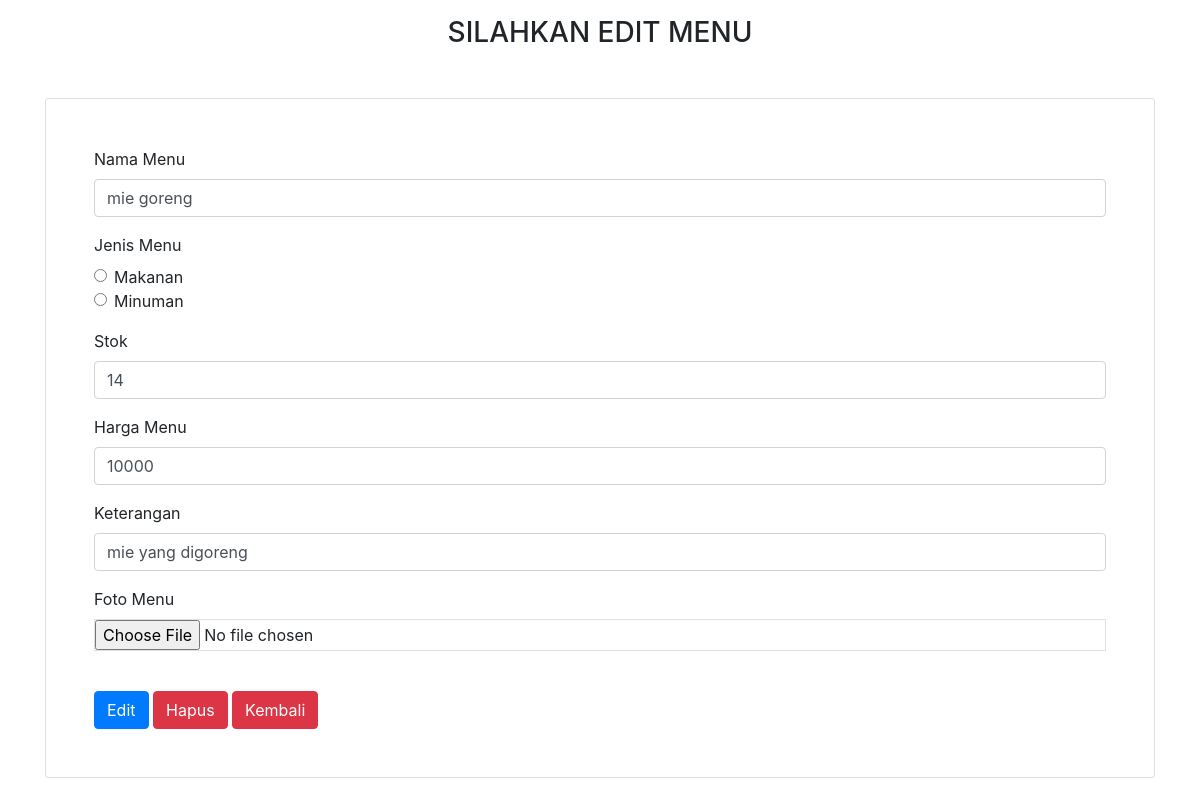
Screenshot of /edit_menu.php?id_menu=1 with the database file from the repository.
### tables this page shows
CREATE TABLE `produk` (
  `id_menu` int(50) NOT NULL,
  `nama_menu` varchar(50) NOT NULL,
  `jenis_menu` varchar(50) NOT NULL,
  `keterangan` varchar(50) NOT NULL,
  `stok` int(50) NOT NULL,
  `harga` int(50) NOT NULL,
  `gambar` varchar(100) NOT NULL
);

### edit_menu.php (the view, shortened to what this page needs)
<?php
include('koneksi.php');
$id_menu = $_GET['id_menu'];
$ambil = mysqli_query($koneksi, "SELECT * FROM produk WHERE id_menu='$id_menu'");
$result = mysqli_fetch_all($ambil, MYSQLI_ASSOC);
?>
<!doctype html>
<html lang="en">
<head>
  <link rel="stylesheet" href="https://stackpath.bootstrapcdn.com/bootstrap/4.4.1/css/bootstrap.min.css">
  <link rel="stylesheet" type="text/css" href="">
  <link rel="stylesheet" type="text/css" href="fontawesome/css/all.min.css">
  <link rel="stylesheet" type="text/css" href="css/bootstrap.min.css">
</head>
<body>
  <div class="container">
    <h3 class="text-center mt-3 mb-5">SILAHKAN EDIT MENU</h3>
    <div class="card p-5 mb-5">
      <form method="POST" action="edit.php" enctype="multipart/form-data">
        <div class="form-group">
          <label for="menu1">Nama Menu</label>
          <input type="text" class="form-control" id="menu1" name="nama_menu" value="<?= $result[0]['nama_menu'] ?>">
        </div>
        <div class="form-group">
          <label for="#">Jenis Menu</label>
          <div class="form-check">
            <label class="form-check-label">
              <input type="radio" class="form-check-input" name="jenis_menu" value="Makanan">Makanan
            </label>
          </div>
          <div class="form-check">
            <label class="form-check-label">
              <input type="radio" class="form-check-input" value="Minuman" name="jenis_menu">Minuman
            </label>
          </div>
        </div>
        <div class="form-group">
          <label for="stok1">Stok</label>
          <input type="text" class="form-control" id="stok1" name="stok" value="<?= $result[0]['stok'] ?>">
        </div>
        <div class="form-group">
          <label for="harga1">Harga Menu</label>
          <input type="text" class="form-control" id="harga1" name="harga" value="<?= $result[0]['harga'] ?>">
        </div>
        <div class="form-group">
          <label for="keterangan1">Keterangan</label>
          <input type="text" class="form-control" id="keterangan1" name="keterangan" value="<?= $result[0]['keterangan'] ?>">
        </div>
        <div class="form-group">
          <label for="gambar">Foto Menu</label>
          <input type="file" class="form-control-file border" id="gambar" name="gambar">
        </div><br>
        <button type="submit" class="btn btn-primary" name="tambah">Edit</button>
        <button type="reset" class="btn btn-danger" name="reset">Hapus</button>
        <a href="daftar_menu.php" class="btn btn-danger">Kembali</a>
    </div>
  </div>
</body>
</html>

### rows the page displays
produk: nama_menu "mie goreng", stok "14", harga "10000", keterangan "mie yang digoreng"
